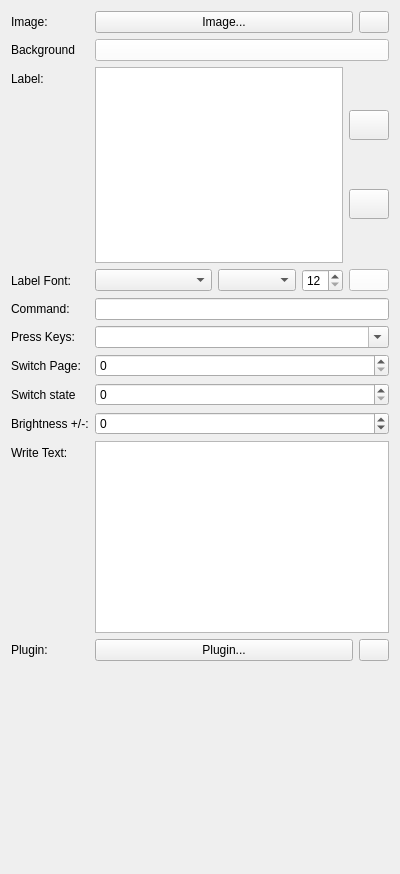
<?xml version="1.0" encoding="UTF-8"?>
<ui version="4.0">
 <class>ButtonForm</class>
 <widget class="QWidget" name="ButtonForm">
  <property name="geometry">
   <rect>
    <x>0</x>
    <y>0</y>
    <width>400</width>
    <height>874</height>
   </rect>
  </property>
  <property name="sizePolicy">
   <sizepolicy hsizetype="Preferred" vsizetype="Expanding">
    <horstretch>0</horstretch>
    <verstretch>0</verstretch>
   </sizepolicy>
  </property>
  <property name="windowTitle">
   <string>Form</string>
  </property>
  <layout class="QFormLayout" name="formLayout">
   <item row="0" column="0">
    <widget class="QLabel" name="label">
     <property name="text">
      <string>Image:</string>
     </property>
    </widget>
   </item>
   <item row="0" column="1">
    <layout class="QHBoxLayout" name="horizontalLayout_2">
     <property name="spacing">
      <number>6</number>
     </property>
     <item>
      <widget class="QPushButton" name="add_image">
       <property name="text">
        <string>Image...</string>
       </property>
      </widget>
     </item>
     <item>
      <widget class="QPushButton" name="remove_image">
       <property name="sizePolicy">
        <sizepolicy hsizetype="Minimum" vsizetype="Minimum">
         <horstretch>0</horstretch>
         <verstretch>0</verstretch>
        </sizepolicy>
       </property>
       <property name="maximumSize">
        <size>
         <width>30</width>
         <height>16777215</height>
        </size>
       </property>
       <property name="toolTip">
        <string>Remove the image from the button</string>
       </property>
       <property name="text">
        <string/>
       </property>
       <property name="icon">
        <iconset resource="resources.qrc">
         <normaloff>:/icons/icons/cross.png</normaloff>:/icons/icons/cross.png</iconset>
       </property>
      </widget>
     </item>
    </layout>
   </item>
   <item row="1" column="0">
    <widget class="QLabel" name="label_9">
     <property name="text">
      <string>Background</string>
     </property>
    </widget>
   </item>
   <item row="1" column="1">
    <widget class="QPushButton" name="background_color">
     <property name="sizePolicy">
      <sizepolicy hsizetype="Preferred" vsizetype="Maximum">
       <horstretch>0</horstretch>
       <verstretch>0</verstretch>
      </sizepolicy>
     </property>
     <property name="maximumSize">
      <size>
       <width>16777215</width>
       <height>16777215</height>
      </size>
     </property>
     <property name="palette">
      <palette>
       <active>
        <colorrole role="WindowText">
         <brush brushstyle="SolidPattern">
          <color alpha="255">
           <red>0</red>
           <green>0</green>
           <blue>0</blue>
          </color>
         </brush>
        </colorrole>
        <colorrole role="Button">
         <brush brushstyle="SolidPattern">
          <color alpha="255">
           <red>255</red>
           <green>255</green>
           <blue>255</blue>
          </color>
         </brush>
        </colorrole>
        <colorrole role="Light">
         <brush brushstyle="SolidPattern">
          <color alpha="255">
           <red>255</red>
           <green>255</green>
           <blue>255</blue>
          </color>
         </brush>
        </colorrole>
        <colorrole role="Midlight">
         <brush brushstyle="SolidPattern">
          <color alpha="255">
           <red>255</red>
           <green>255</green>
           <blue>255</blue>
          </color>
         </brush>
        </colorrole>
        <colorrole role="Dark">
         <brush brushstyle="SolidPattern">
          <color alpha="255">
           <red>127</red>
           <green>127</green>
           <blue>127</blue>
          </color>
         </brush>
        </colorrole>
        <colorrole role="Mid">
         <brush brushstyle="SolidPattern">
          <color alpha="255">
           <red>170</red>
           <green>170</green>
           <blue>170</blue>
          </color>
         </brush>
        </colorrole>
        <colorrole role="Text">
         <brush brushstyle="SolidPattern">
          <color alpha="255">
           <red>0</red>
           <green>0</green>
           <blue>0</blue>
          </color>
         </brush>
        </colorrole>
        <colorrole role="BrightText">
         <brush brushstyle="SolidPattern">
          <color alpha="255">
           <red>255</red>
           <green>255</green>
           <blue>255</blue>
          </color>
         </brush>
        </colorrole>
        <colorrole role="ButtonText">
         <brush brushstyle="SolidPattern">
          <color alpha="255">
           <red>0</red>
           <green>0</green>
           <blue>0</blue>
          </color>
         </brush>
        </colorrole>
        <colorrole role="Base">
         <brush brushstyle="SolidPattern">
          <color alpha="255">
           <red>255</red>
           <green>255</green>
           <blue>255</blue>
          </color>
         </brush>
        </colorrole>
        <colorrole role="Window">
         <brush brushstyle="SolidPattern">
          <color alpha="255">
           <red>255</red>
           <green>255</green>
           <blue>255</blue>
          </color>
         </brush>
        </colorrole>
        <colorrole role="Shadow">
         <brush brushstyle="SolidPattern">
          <color alpha="255">
           <red>0</red>
           <green>0</green>
           <blue>0</blue>
          </color>
         </brush>
        </colorrole>
        <colorrole role="AlternateBase">
         <brush brushstyle="SolidPattern">
          <color alpha="255">
           <red>255</red>
           <green>255</green>
           <blue>255</blue>
          </color>
         </brush>
        </colorrole>
        <colorrole role="ToolTipBase">
         <brush brushstyle="SolidPattern">
          <color alpha="255">
           <red>255</red>
           <green>255</green>
           <blue>220</blue>
          </color>
         </brush>
        </colorrole>
        <colorrole role="ToolTipText">
         <brush brushstyle="SolidPattern">
          <color alpha="255">
           <red>0</red>
           <green>0</green>
           <blue>0</blue>
          </color>
         </brush>
        </colorrole>
        <colorrole role="PlaceholderText">
         <brush brushstyle="SolidPattern">
          <color alpha="128">
           <red>0</red>
           <green>0</green>
           <blue>0</blue>
          </color>
         </brush>
        </colorrole>
       </active>
       <inactive>
        <colorrole role="WindowText">
         <brush brushstyle="SolidPattern">
          <color alpha="255">
           <red>0</red>
           <green>0</green>
           <blue>0</blue>
          </color>
         </brush>
        </colorrole>
        <colorrole role="Button">
         <brush brushstyle="SolidPattern">
          <color alpha="255">
           <red>255</red>
           <green>255</green>
           <blue>255</blue>
          </color>
         </brush>
        </colorrole>
        <colorrole role="Light">
         <brush brushstyle="SolidPattern">
          <color alpha="255">
           <red>255</red>
           <green>255</green>
           <blue>255</blue>
          </color>
         </brush>
        </colorrole>
        <colorrole role="Midlight">
         <brush brushstyle="SolidPattern">
          <color alpha="255">
           <red>255</red>
           <green>255</green>
           <blue>255</blue>
          </color>
         </brush>
        </colorrole>
        <colorrole role="Dark">
         <brush brushstyle="SolidPattern">
          <color alpha="255">
           <red>127</red>
           <green>127</green>
           <blue>127</blue>
          </color>
         </brush>
        </colorrole>
        <colorrole role="Mid">
         <brush brushstyle="SolidPattern">
          <color alpha="255">
           <red>170</red>
           <green>170</green>
           <blue>170</blue>
          </color>
         </brush>
        </colorrole>
        <colorrole role="Text">
         <brush brushstyle="SolidPattern">
          <color alpha="255">
           <red>0</red>
           <green>0</green>
           <blue>0</blue>
          </color>
         </brush>
        </colorrole>
        <colorrole role="BrightText">
         <brush brushstyle="SolidPattern">
          <color alpha="255">
           <red>255</red>
           <green>255</green>
           <blue>255</blue>
          </color>
         </brush>
        </colorrole>
        <colorrole role="ButtonText">
         <brush brushstyle="SolidPattern">
          <color alpha="255">
           <red>0</red>
           <green>0</green>
           <blue>0</blue>
          </color>
         </brush>
        </colorrole>
        <colorrole role="Base">
         <brush brushstyle="SolidPattern">
          <color alpha="255">
           <red>255</red>
           <green>255</green>
           <blue>255</blue>
          </color>
         </brush>
        </colorrole>
        <colorrole role="Window">
         <brush brushstyle="SolidPattern">
          <color alpha="255">
           <red>255</red>
           <green>255</green>
           <blue>255</blue>
          </color>
         </brush>
        </colorrole>
        <colorrole role="Shadow">
         <brush brushstyle="SolidPattern">
          <color alpha="255">
           <red>0</red>
           <green>0</green>
           <blue>0</blue>
          </color>
         </brush>
        </colorrole>
        <colorrole role="AlternateBase">
         <brush brushstyle="SolidPattern">
          <color alpha="255">
           <red>255</red>
           <green>255</green>
           <blue>255</blue>
          </color>
         </brush>
        </colorrole>
        <colorrole role="ToolTipBase">
         <brush brushstyle="SolidPattern">
          <color alpha="255">
           <red>255</red>
           <green>255</green>
           <blue>220</blue>
          </color>
         </brush>
        </colorrole>
        <colorrole role="ToolTipText">
         <brush brushstyle="SolidPattern">
          <color alpha="255">
           <red>0</red>
           <green>0</green>
           <blue>0</blue>
          </color>
         </brush>
        </colorrole>
        <colorrole role="PlaceholderText">
         <brush brushstyle="SolidPattern">
          <color alpha="128">
           <red>0</red>
           <green>0</green>
           <blue>0</blue>
          </color>
         </brush>
        </colorrole>
       </inactive>
       <disabled>
        <colorrole role="WindowText">
         <brush brushstyle="SolidPattern">
          <color alpha="255">
           <red>127</red>
           <green>127</green>
           <blue>127</blue>
          </color>
         </brush>
        </colorrole>
        <colorrole role="Button">
         <brush brushstyle="SolidPattern">
          <color alpha="255">
           <red>255</red>
           <green>255</green>
           <blue>255</blue>
          </color>
         </brush>
        </colorrole>
        <colorrole role="Light">
         <brush brushstyle="SolidPattern">
          <color alpha="255">
           <red>255</red>
           <green>255</green>
           <blue>255</blue>
          </color>
         </brush>
        </colorrole>
        <colorrole role="Midlight">
         <brush brushstyle="SolidPattern">
          <color alpha="255">
           <red>255</red>
           <green>255</green>
           <blue>255</blue>
          </color>
         </brush>
        </colorrole>
        <colorrole role="Dark">
         <brush brushstyle="SolidPattern">
          <color alpha="255">
           <red>127</red>
           <green>127</green>
           <blue>127</blue>
          </color>
         </brush>
        </colorrole>
        <colorrole role="Mid">
         <brush brushstyle="SolidPattern">
          <color alpha="255">
           <red>170</red>
           <green>170</green>
           <blue>170</blue>
          </color>
         </brush>
        </colorrole>
        <colorrole role="Text">
         <brush brushstyle="SolidPattern">
          <color alpha="255">
           <red>127</red>
           <green>127</green>
           <blue>127</blue>
          </color>
         </brush>
        </colorrole>
        <colorrole role="BrightText">
         <brush brushstyle="SolidPattern">
          <color alpha="255">
           <red>255</red>
           <green>255</green>
           <blue>255</blue>
          </color>
         </brush>
        </colorrole>
        <colorrole role="ButtonText">
         <brush brushstyle="SolidPattern">
          <color alpha="255">
           <red>127</red>
           <green>127</green>
           <blue>127</blue>
          </color>
         </brush>
        </colorrole>
        <colorrole role="Base">
         <brush brushstyle="SolidPattern">
          <color alpha="255">
           <red>255</red>
           <green>255</green>
           <blue>255</blue>
          </color>
         </brush>
        </colorrole>
        <colorrole role="Window">
         <brush brushstyle="SolidPattern">
          <color alpha="255">
           <red>255</red>
           <green>255</green>
           <blue>255</blue>
          </color>
         </brush>
        </colorrole>
        <colorrole role="Shadow">
         <brush brushstyle="SolidPattern">
          <color alpha="255">
           <red>0</red>
           <green>0</green>
           <blue>0</blue>
          </color>
         </brush>
        </colorrole>
        <colorrole role="AlternateBase">
         <brush brushstyle="SolidPattern">
          <color alpha="255">
           <red>255</red>
           <green>255</green>
           <blue>255</blue>
          </color>
         </brush>
        </colorrole>
        <colorrole role="ToolTipBase">
         <brush brushstyle="SolidPattern">
          <color alpha="255">
           <red>255</red>
           <green>255</green>
           <blue>220</blue>
          </color>
         </brush>
        </colorrole>
        <colorrole role="ToolTipText">
         <brush brushstyle="SolidPattern">
          <color alpha="255">
           <red>0</red>
           <green>0</green>
           <blue>0</blue>
          </color>
         </brush>
        </colorrole>
        <colorrole role="PlaceholderText">
         <brush brushstyle="SolidPattern">
          <color alpha="128">
           <red>0</red>
           <green>0</green>
           <blue>0</blue>
          </color>
         </brush>
        </colorrole>
       </disabled>
      </palette>
     </property>
     <property name="toolTip">
      <string>Text Color</string>
     </property>
     <property name="text">
      <string/>
     </property>
    </widget>
   </item>
   <item row="2" column="0">
    <widget class="QLabel" name="label_2">
     <property name="text">
      <string>Label:</string>
     </property>
    </widget>
   </item>
   <item row="2" column="1">
    <layout class="QHBoxLayout" name="horizontalLayout_3">
     <item>
      <widget class="QTextEdit" name="text"/>
     </item>
     <item>
      <layout class="QVBoxLayout" name="verticalLayout_4">
       <property name="rightMargin">
        <number>0</number>
       </property>
       <item>
        <widget class="QPushButton" name="text_v_align">
         <property name="minimumSize">
          <size>
           <width>40</width>
           <height>30</height>
          </size>
         </property>
         <property name="maximumSize">
          <size>
           <width>30</width>
           <height>16777215</height>
          </size>
         </property>
         <property name="toolTip">
          <string>Text vertical alignment</string>
         </property>
         <property name="text">
          <string/>
         </property>
         <property name="icon">
          <iconset resource="resources.qrc">
           <normaloff>:/icons/icons/vertical-align.png</normaloff>:/icons/icons/vertical-align.png</iconset>
         </property>
        </widget>
       </item>
       <item>
        <widget class="QPushButton" name="text_h_align">
         <property name="minimumSize">
          <size>
           <width>40</width>
           <height>30</height>
          </size>
         </property>
         <property name="toolTip">
          <string>Text horizontal alignment</string>
         </property>
         <property name="text">
          <string/>
         </property>
         <property name="icon">
          <iconset resource="resources.qrc">
           <normaloff>:/icons/icons/horizontal-align.png</normaloff>:/icons/icons/horizontal-align.png</iconset>
         </property>
        </widget>
       </item>
      </layout>
     </item>
    </layout>
   </item>
   <item row="3" column="0">
    <widget class="QLabel" name="label_4">
     <property name="text">
      <string>Label Font:</string>
     </property>
    </widget>
   </item>
   <item row="3" column="1">
    <layout class="QHBoxLayout" name="horizontalLayout" stretch="3,2,1,1">
     <item>
      <widget class="QComboBox" name="text_font">
       <property name="sizePolicy">
        <sizepolicy hsizetype="Preferred" vsizetype="Fixed">
         <horstretch>0</horstretch>
         <verstretch>0</verstretch>
        </sizepolicy>
       </property>
       <property name="toolTip">
        <string>Text Font style</string>
       </property>
      </widget>
     </item>
     <item>
      <widget class="QComboBox" name="text_font_style">
       <property name="toolTip">
        <string>Text Font</string>
       </property>
      </widget>
     </item>
     <item>
      <widget class="QSpinBox" name="text_font_size">
       <property name="sizePolicy">
        <sizepolicy hsizetype="Fixed" vsizetype="Fixed">
         <horstretch>0</horstretch>
         <verstretch>0</verstretch>
        </sizepolicy>
       </property>
       <property name="toolTip">
        <string>Text Font size</string>
       </property>
       <property name="minimum">
        <number>12</number>
       </property>
       <property name="maximum">
        <number>72</number>
       </property>
      </widget>
     </item>
     <item>
      <widget class="QPushButton" name="text_color">
       <property name="sizePolicy">
        <sizepolicy hsizetype="Maximum" vsizetype="Maximum">
         <horstretch>0</horstretch>
         <verstretch>0</verstretch>
        </sizepolicy>
       </property>
       <property name="maximumSize">
        <size>
         <width>16777215</width>
         <height>16777215</height>
        </size>
       </property>
       <property name="palette">
        <palette>
         <active>
          <colorrole role="WindowText">
           <brush brushstyle="SolidPattern">
            <color alpha="255">
             <red>0</red>
             <green>0</green>
             <blue>0</blue>
            </color>
           </brush>
          </colorrole>
          <colorrole role="Button">
           <brush brushstyle="SolidPattern">
            <color alpha="255">
             <red>255</red>
             <green>255</green>
             <blue>255</blue>
            </color>
           </brush>
          </colorrole>
          <colorrole role="Light">
           <brush brushstyle="SolidPattern">
            <color alpha="255">
             <red>255</red>
             <green>255</green>
             <blue>255</blue>
            </color>
           </brush>
          </colorrole>
          <colorrole role="Midlight">
           <brush brushstyle="SolidPattern">
            <color alpha="255">
             <red>255</red>
             <green>255</green>
             <blue>255</blue>
            </color>
           </brush>
          </colorrole>
          <colorrole role="Dark">
           <brush brushstyle="SolidPattern">
            <color alpha="255">
             <red>127</red>
             <green>127</green>
             <blue>127</blue>
            </color>
           </brush>
          </colorrole>
          <colorrole role="Mid">
           <brush brushstyle="SolidPattern">
            <color alpha="255">
             <red>170</red>
             <green>170</green>
             <blue>170</blue>
            </color>
           </brush>
          </colorrole>
          <colorrole role="Text">
           <brush brushstyle="SolidPattern">
            <color alpha="255">
             <red>0</red>
             <green>0</green>
             <blue>0</blue>
            </color>
           </brush>
          </colorrole>
          <colorrole role="BrightText">
           <brush brushstyle="SolidPattern">
            <color alpha="255">
             <red>255</red>
             <green>255</green>
             <blue>255</blue>
            </color>
           </brush>
          </colorrole>
          <colorrole role="ButtonText">
           <brush brushstyle="SolidPattern">
            <color alpha="255">
             <red>0</red>
             <green>0</green>
             <blue>0</blue>
            </color>
           </brush>
          </colorrole>
          <colorrole role="Base">
           <brush brushstyle="SolidPattern">
            <color alpha="255">
             <red>255</red>
             <green>255</green>
             <blue>255</blue>
            </color>
           </brush>
          </colorrole>
          <colorrole role="Window">
           <brush brushstyle="SolidPattern">
            <color alpha="255">
             <red>255</red>
             <green>255</green>
             <blue>255</blue>
            </color>
           </brush>
          </colorrole>
          <colorrole role="Shadow">
           <brush brushstyle="SolidPattern">
            <color alpha="255">
             <red>0</red>
             <green>0</green>
             <blue>0</blue>
            </color>
           </brush>
          </colorrole>
          <colorrole role="AlternateBase">
           <brush brushstyle="SolidPattern">
            <color alpha="255">
             <red>255</red>
             <green>255</green>
             <blue>255</blue>
            </color>
           </brush>
          </colorrole>
          <colorrole role="ToolTipBase">
           <brush brushstyle="SolidPattern">
            <color alpha="255">
             <red>255</red>
             <green>255</green>
             <blue>220</blue>
            </color>
           </brush>
          </colorrole>
          <colorrole role="ToolTipText">
           <brush brushstyle="SolidPattern">
            <color alpha="255">
             <red>0</red>
             <green>0</green>
             <blue>0</blue>
            </color>
           </brush>
          </colorrole>
          <colorrole role="PlaceholderText">
           <brush brushstyle="SolidPattern">
            <color alpha="128">
             <red>0</red>
             <green>0</green>
             <blue>0</blue>
            </color>
           </brush>
          </colorrole>
         </active>
         <inactive>
          <colorrole role="WindowText">
           <brush brushstyle="SolidPattern">
            <color alpha="255">
             <red>0</red>
             <green>0</green>
             <blue>0</blue>
            </color>
           </brush>
          </colorrole>
          <colorrole role="Button">
           <brush brushstyle="SolidPattern">
            <color alpha="255">
             <red>255</red>
             <green>255</green>
             <blue>255</blue>
            </color>
           </brush>
          </colorrole>
          <colorrole role="Light">
           <brush brushstyle="SolidPattern">
            <color alpha="255">
             <red>255</red>
             <green>255</green>
             <blue>255</blue>
            </color>
           </brush>
          </colorrole>
          <colorrole role="Midlight">
           <brush brushstyle="SolidPattern">
            <color alpha="255">
             <red>255</red>
             <green>255</green>
             <blue>255</blue>
            </color>
           </brush>
          </colorrole>
          <colorrole role="Dark">
           <brush brushstyle="SolidPattern">
            <color alpha="255">
             <red>127</red>
             <green>127</green>
             <blue>127</blue>
            </color>
           </brush>
          </colorrole>
          <colorrole role="Mid">
           <brush brushstyle="SolidPattern">
            <color alpha="255">
             <red>170</red>
             <green>170</green>
             <blue>170</blue>
            </color>
           </brush>
          </colorrole>
          <colorrole role="Text">
           <brush brushstyle="SolidPattern">
            <color alpha="255">
             <red>0</red>
             <green>0</green>
             <blue>0</blue>
            </color>
           </brush>
          </colorrole>
          <colorrole role="BrightText">
           <brush brushstyle="SolidPattern">
            <color alpha="255">
             <red>255</red>
             <green>255</green>
             <blue>255</blue>
            </color>
           </brush>
          </colorrole>
          <colorrole role="ButtonText">
           <brush brushstyle="SolidPattern">
            <color alpha="255">
             <red>0</red>
             <green>0</green>
             <blue>0</blue>
            </color>
           </brush>
          </colorrole>
          <colorrole role="Base">
           <brush brushstyle="SolidPattern">
            <color alpha="255">
             <red>255</red>
             <green>255</green>
             <blue>255</blue>
            </color>
           </brush>
          </colorrole>
          <colorrole role="Window">
           <brush brushstyle="SolidPattern">
            <color alpha="255">
             <red>255</red>
             <green>255</green>
             <blue>255</blue>
            </color>
           </brush>
          </colorrole>
          <colorrole role="Shadow">
           <brush brushstyle="SolidPattern">
            <color alpha="255">
             <red>0</red>
             <green>0</green>
             <blue>0</blue>
            </color>
           </brush>
          </colorrole>
          <colorrole role="AlternateBase">
           <brush brushstyle="SolidPattern">
            <color alpha="255">
             <red>255</red>
             <green>255</green>
             <blue>255</blue>
            </color>
           </brush>
          </colorrole>
          <colorrole role="ToolTipBase">
           <brush brushstyle="SolidPattern">
            <color alpha="255">
             <red>255</red>
             <green>255</green>
             <blue>220</blue>
            </color>
           </brush>
          </colorrole>
          <colorrole role="ToolTipText">
           <brush brushstyle="SolidPattern">
            <color alpha="255">
             <red>0</red>
             <green>0</green>
             <blue>0</blue>
            </color>
           </brush>
          </colorrole>
          <colorrole role="PlaceholderText">
           <brush brushstyle="SolidPattern">
            <color alpha="128">
             <red>0</red>
             <green>0</green>
             <blue>0</blue>
            </color>
           </brush>
          </colorrole>
         </inactive>
         <disabled>
          <colorrole role="WindowText">
           <brush brushstyle="SolidPattern">
            <color alpha="255">
             <red>127</red>
             <green>127</green>
             <blue>127</blue>
            </color>
           </brush>
          </colorrole>
          <colorrole role="Button">
           <brush brushstyle="SolidPattern">
            <color alpha="255">
             <red>255</red>
             <green>255</green>
             <blue>255</blue>
            </color>
           </brush>
          </colorrole>
          <colorrole role="Light">
           <brush brushstyle="SolidPattern">
            <color alpha="255">
             <red>255</red>
             <green>255</green>
             <blue>255</blue>
            </color>
           </brush>
          </colorrole>
          <colorrole role="Midlight">
           <brush brushstyle="SolidPattern">
            <color alpha="255">
             <red>255</red>
             <green>255</green>
             <blue>255</blue>
            </color>
           </brush>
          </colorrole>
          <colorrole role="Dark">
           <brush brushstyle="SolidPattern">
            <color alpha="255">
             <red>127</red>
             <green>127</green>
             <blue>127</blue>
            </color>
           </brush>
          </colorrole>
          <colorrole role="Mid">
           <brush brushstyle="SolidPattern">
            <color alpha="255">
             <red>170</red>
             <green>170</green>
             <blue>170</blue>
            </color>
           </brush>
          </colorrole>
          <colorrole role="Text">
           <brush brushstyle="SolidPattern">
            <color alpha="255">
             <red>127</red>
             <green>127</green>
             <blue>127</blue>
            </color>
           </brush>
          </colorrole>
          <colorrole role="BrightText">
           <brush brushstyle="SolidPattern">
            <color alpha="255">
             <red>255</red>
             <green>255</green>
             <blue>255</blue>
            </color>
           </brush>
          </colorrole>
          <colorrole role="ButtonText">
           <brush brushstyle="SolidPattern">
            <color alpha="255">
             <red>127</red>
             <green>127</green>
             <blue>127</blue>
            </color>
           </brush>
          </colorrole>
          <colorrole role="Base">
           <brush brushstyle="SolidPattern">
            <color alpha="255">
             <red>255</red>
             <green>255</green>
             <blue>255</blue>
            </color>
           </brush>
          </colorrole>
          <colorrole role="Window">
           <brush brushstyle="SolidPattern">
            <color alpha="255">
             <red>255</red>
             <green>255</green>
             <blue>255</blue>
            </color>
           </brush>
          </colorrole>
          <colorrole role="Shadow">
           <brush brushstyle="SolidPattern">
            <color alpha="255">
             <red>0</red>
             <green>0</green>
             <blue>0</blue>
            </color>
           </brush>
          </colorrole>
          <colorrole role="AlternateBase">
           <brush brushstyle="SolidPattern">
            <color alpha="255">
             <red>255</red>
             <green>255</green>
             <blue>255</blue>
            </color>
           </brush>
          </colorrole>
          <colorrole role="ToolTipBase">
           <brush brushstyle="SolidPattern">
            <color alpha="255">
             <red>255</red>
             <green>255</green>
             <blue>220</blue>
            </color>
           </brush>
          </colorrole>
          <colorrole role="ToolTipText">
           <brush brushstyle="SolidPattern">
            <color alpha="255">
             <red>0</red>
             <green>0</green>
             <blue>0</blue>
            </color>
           </brush>
          </colorrole>
          <colorrole role="PlaceholderText">
           <brush brushstyle="SolidPattern">
            <color alpha="128">
             <red>0</red>
             <green>0</green>
             <blue>0</blue>
            </color>
           </brush>
          </colorrole>
         </disabled>
        </palette>
       </property>
       <property name="toolTip">
        <string>Text Color</string>
       </property>
       <property name="text">
        <string/>
       </property>
      </widget>
     </item>
    </layout>
   </item>
   <item row="4" column="0">
    <widget class="QLabel" name="label_3">
     <property name="text">
      <string>Command:</string>
     </property>
    </widget>
   </item>
   <item row="4" column="1">
    <widget class="QLineEdit" name="command"/>
   </item>
   <item row="5" column="0">
    <widget class="QLabel" name="label_5">
     <property name="text">
      <string>Press Keys:</string>
     </property>
    </widget>
   </item>
   <item row="5" column="1">
    <widget class="QComboBox" name="keys">
     <property name="editable">
      <bool>true</bool>
     </property>
     <item>
      <property name="text">
       <string notr="true"/>
      </property>
     </item>
     <item>
      <property name="text">
       <string notr="true">F11</string>
      </property>
     </item>
     <item>
      <property name="text">
       <string notr="true">alt+F4</string>
      </property>
     </item>
     <item>
      <property name="text">
       <string notr="true">ctrl+w</string>
      </property>
     </item>
     <item>
      <property name="text">
       <string notr="true">cmd+left</string>
      </property>
     </item>
     <item>
      <property name="text">
       <string notr="true">alt+plus</string>
      </property>
     </item>
     <item>
      <property name="text">
       <string notr="true">alt+delay+F3</string>
      </property>
     </item>
     <item>
      <property name="text">
       <string notr="true">backspace</string>
      </property>
     </item>
     <item>
      <property name="text">
       <string notr="true">right</string>
      </property>
     </item>
     <item>
      <property name="text">
       <string notr="true">page_up</string>
      </property>
     </item>
     <item>
      <property name="text">
       <string notr="true">media_volume_up</string>
      </property>
     </item>
     <item>
      <property name="text">
       <string notr="true">media_volume_down</string>
      </property>
     </item>
     <item>
      <property name="text">
       <string notr="true">media_volume_mute</string>
      </property>
     </item>
     <item>
      <property name="text">
       <string notr="true">media_previous</string>
      </property>
     </item>
     <item>
      <property name="text">
       <string notr="true">media_next</string>
      </property>
     </item>
     <item>
      <property name="text">
       <string notr="true">media_play_pause</string>
      </property>
     </item>
    </widget>
   </item>
   <item row="6" column="0">
    <widget class="QLabel" name="label_8">
     <property name="text">
      <string>Switch Page:</string>
     </property>
    </widget>
   </item>
   <item row="6" column="1">
    <widget class="QSpinBox" name="switch_page">
     <property name="minimum">
      <number>0</number>
     </property>
     <property name="maximum">
      <number>999999999</number>
     </property>
     <property name="value">
      <number>0</number>
     </property>
    </widget>
   </item>
   <item row="7" column="0">
    <widget class="QLabel" name="label_10">
     <property name="text">
      <string>Switch state</string>
     </property>
    </widget>
   </item>
   <item row="7" column="1">
    <widget class="QSpinBox" name="switch_state">
     <property name="maximum">
      <number>999999999</number>
     </property>
    </widget>
   </item>
   <item row="8" column="0">
    <widget class="QLabel" name="label_7">
     <property name="text">
      <string>Brightness +/-:</string>
     </property>
    </widget>
   </item>
   <item row="9" column="0">
    <widget class="QLabel" name="label_6">
     <property name="text">
      <string>Write Text:</string>
     </property>
    </widget>
   </item>
   <item row="9" column="1">
    <widget class="QPlainTextEdit" name="write">
     <property name="sizePolicy">
      <sizepolicy hsizetype="Expanding" vsizetype="Fixed">
       <horstretch>0</horstretch>
       <verstretch>0</verstretch>
      </sizepolicy>
     </property>
    </widget>
   </item>
   <item row="8" column="1">
    <widget class="QSpinBox" name="change_brightness">
     <property name="minimum">
      <number>-99</number>
     </property>
    </widget>
   </item>
   <item row="10" column="1">
    <layout class="QHBoxLayout" name="horizontalLayout_4">
     <item>
      <widget class="QPushButton" name="add_plugin">
       <property name="text">
        <string>Plugin...</string>
       </property>
      </widget>
     </item>
     <item>
      <widget class="QPushButton" name="remove_plugin">
       <property name="sizePolicy">
        <sizepolicy hsizetype="Minimum" vsizetype="Minimum">
         <horstretch>0</horstretch>
         <verstretch>0</verstretch>
        </sizepolicy>
       </property>
       <property name="maximumSize">
        <size>
         <width>30</width>
         <height>16777215</height>
        </size>
       </property>
       <property name="text">
        <string/>
       </property>
       <property name="icon">
        <iconset resource="resources.qrc">
         <normaloff>:/icons/icons/cross.png</normaloff>:/icons/icons/cross.png</iconset>
       </property>
      </widget>
     </item>
    </layout>
   </item>
   <item row="10" column="0">
    <widget class="QLabel" name="label_11">
     <property name="text">
      <string>Plugin:</string>
     </property>
    </widget>
   </item>
   <item row="11" column="0" colspan="2">
    <widget class="QWidget" name="PluginForm" native="true">
     <property name="sizePolicy">
      <sizepolicy hsizetype="Expanding" vsizetype="Expanding">
       <horstretch>0</horstretch>
       <verstretch>0</verstretch>
      </sizepolicy>
     </property>
     <property name="minimumSize">
      <size>
       <width>0</width>
       <height>0</height>
      </size>
     </property>
    </widget>
   </item>
  </layout>
 </widget>
 <resources>
  <include location="resources.qrc"/>
 </resources>
 <connections/>
</ui>
